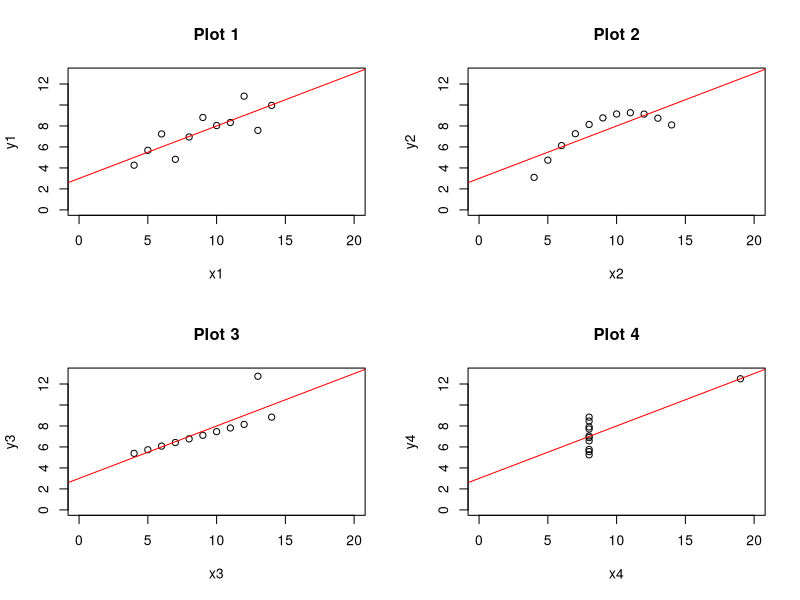
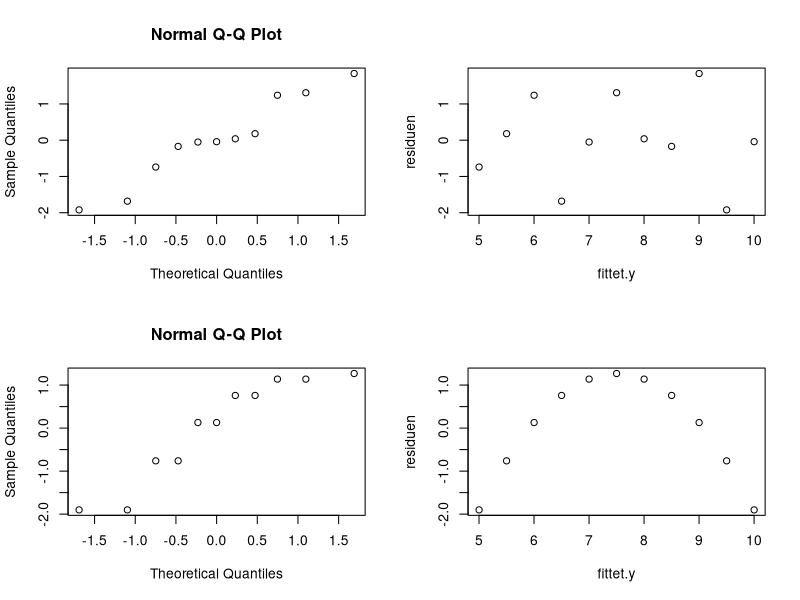
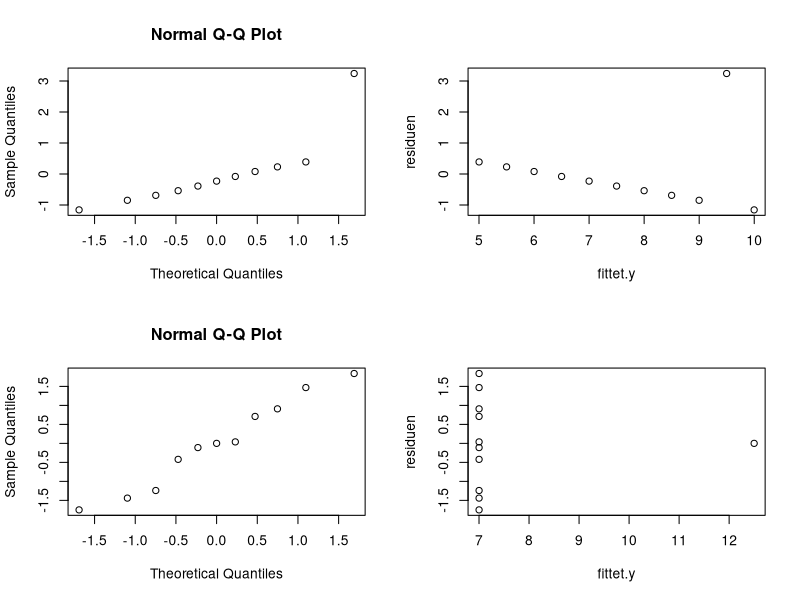

Recreate these plots in R, in order. (Note: this script raises an error after producing the figures.)
## ---- chunk 1
knitr::opts_chunk$set(error=TRUE,        # Keep compiling upon error
                      collapse=TRUE,     # collapse by default
                      echo=TRUE,         # echo code by default
                      comment = "#>",    # change comment character
                      fig.width = 7,     # set figure width
                      out.width = "100%", # set width of displayed images
                      warning=TRUE,      # show R warnings
                      message=FALSE)     # show R messages
## ---- chunk 2
reg1 <- read.csv(file="Reg1.csv", header=TRUE, sep=",")
reg2 <- read.csv(file="Reg2.csv", header=TRUE, sep=",")
reg3 <- read.csv(file="Reg3.csv", header=TRUE, sep=",")
reg4 <- read.csv(file="Reg4.csv", header=TRUE, sep=",")
## ---- chunk 3
calculate_a <- function(x,y){
  
  mean_x <- mean(x)
  mean_y <- mean(y)
  sd_x <- sd(x)
  sd_y <- sd(y)
  cor_x <- cor(x, y, use = "everything",
        method = "pearson")
  return <- c(mean_x, mean_y, sd_x, sd_y, cor_x)
}

df1 <- data.frame(matrix(ncol = 5, nrow = 0))

df1 <- rbind(df1, calculate_a(reg1$x1, reg1$y1))
df1 <- rbind(df1, calculate_a(reg2$x2, reg2$y2))
df1 <- rbind(df1, calculate_a(reg3$x3, reg3$y3))
df1 <- rbind(df1, calculate_a(reg4$x4, reg4$y4))

colnames(df1) <- c("mean_x", "mean_y", "sd_x", "sd_y", "cor_xy")

print(df1)
## ---- chunk 4
lm1 <- lm(reg1$y1~reg1$x1)
reg1_line <- function(x){0.5001*x + 3.0001}
lm2 <- lm(reg2$y2~reg2$x2)
reg2_line <- function(x){0.500*x + 3.001}
lm3 <- lm(reg3$y3~reg3$x3)
reg3_line <- function(x){0.4997*x + 3.0025}
lm4 <- lm(reg4$y4~reg4$x4)
reg4_line <- function(x){0.4999*x + 3.0017}
## ---- chunk 5
plot.regression <- function(data, model, header, x, y){
  plot(data, xlim=x, ylim=y, main=header)
  abline(model, col = "red")
}
## ---- chunk 6
par(mfrow=c(2,2))
plot.regression(reg1, lm(reg1$y1~reg1$x1), "Plot 1", range(0,20), range(0,13))
plot.regression(reg2, lm(reg2$y2~reg2$x2), "Plot 2", range(0,20), range(0,13))
plot.regression(reg3, lm(reg3$y3~reg3$x3), "Plot 3", range(0,20), range(0,13))
plot.regression(reg4, lm(reg4$y4~reg4$x4), "Plot 4", range(0,20), range(0,13))
## ---- chunk 7
#reg1_line <- function(x){0.5001*x + 3.0001}
#reg2_line <- function(x){0.500*x + 3.001}
#reg3_line <- function(x){0.4997*x + 3.0025}
#reg4_line <- function(x){0.4999*x + 3.0017}

get.residuen <- function(a, b, data){
  return(data[,2] - (data[,1]*a + b))
}

analyse.residuen <- function(a,b, data){
  residuen = get.residuen(a, b, data)
  print(mean(residuen))
  qqnorm(residuen)
  fittet.y <- a*data[,1] + b
  print(fittet.y)
  plot(fittet.y, residuen)
}

analyse.residuen(0.5001, 3.0001, reg1)
analyse.residuen(0.500, 3.001, reg2)
analyse.residuen(0.4997, 3.0025, reg3)
analyse.residuen(0.4999, 3.0017, reg4)

#or just: plot(lm<i>)
## ---- chunk 8
install.packages("vcd")
library("vcd")
data2019 <- read.csv(file="UmfrageBis2019.csv", header=TRUE, sep=";")
table_abs <- structable(data2019$Geschlecht ~ data2019$Fussballfan)
table_abs
table_rel <- prop.table(table_abs)
table_rel
mosaicplot(table_abs, xlab = "Fußballfan", ylab = "Geschlecht", main= "Mosaic: Geschlecht~Fussballfan")
## ---- chunk 9
abs_table2 <- structable(data2019$Geschlecht ~ data2019$Musikalitaet)
abs_table2
rel_table2 <- prop.table(abs_table2)
rel_table2
mosaicplot(abs_table2, xlab = "Musikalitaet", ylab = "Geschlecht", off = 5, main = "Mosaic: Geschlecht~ Musiaklitaet")
## ---- chunk 10
abs_table3 <- table(data2019$Haarfarbe, data2019$Musikalitaet)
abs_table3
rel_table3 <- prop.table(abs_table3)
rel_table3
mosaicplot(abs_table3, xlab = "Haarfarbe", ylab = "Musikalitaet", off = 25, main = "Mosaic: Musikalitaet ~ Haarfarbe")

